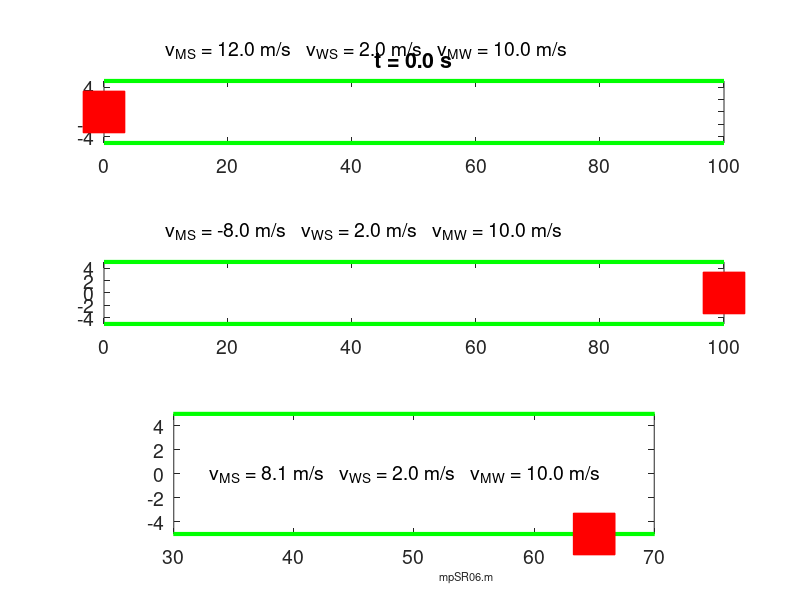

Source code (MATLAB): (Note: this script raises an error after producing the figure.)
% mpSR06.m
% 190622  Matlab R2018b

% SPECIAL RELATIVITY ANIMATIONS
% RELATIVE VELOCITIES
% Michelson-Morely Experiment
% Boat moving through water
% Observers Mary (M) on boat and Steve (S) on the bank of the river
% Frames of reference: Steve, Mary and Water

% DOING PHYSICS ONLINE 
%    ../mphome.htm
% Scripts
%     http://www.physics.usyd.edu.au/teach_res/mp/mscripts/

% VISUAL PHYSICS ONLINE
%    http://www.physics.usyd.edu.au/teach_res/hsp/sp/spHome.htm

% Documentation
%    http://www.physics.usyd.edu.au/teach_res/hsc/spP/mod7/m72B.htm

% Ian Cooper  ian.cooper@sydney.edu.au
% School of Physics, University of Sydney

close all
clear
clc

% ANIMATION and GIF file ==============================================
% Show and Save animation as a gif file (0 no)  (1 yes) for flagAG
    flagAG = 1;    
% file name for animated gif   
    ag_name = 'ag_SR.gif'; 
% Delay in seconds before displaying the next image  
    delay = 0.15;
    frame1 = 0;

% SETUP ===============================================================
% Steve: Fixed frame of reference (stationary)
% Mary:  Moving frame of reference (w.r.t Steve's frame)
% Water: Moving frame of referecne (w.r.t. Steve's frame)

% Number of time steps
  N = 101;
% Velocity Water w.r.t. Steve
  vWS = 2;
% Velocity Mary w.r.t. Water
  vMW = 10;
% Angle Mary w.r.t river bank [deg]
  theta = 160;
% Time 
  tMax = 10;
  t = linspace(0,tMax,N);
  dt = t(2) - t(1);
% Velocity Mary w.r.t. Steve
  vMS1 = vMW + vWS;                % Mary moving downstream
  vMS2 = -(vMW - vWS);             % Mary moving upstream
  vMSx = vMW * cosd(theta) + vWS;  % Mary across river
  vMSy = vMW * sind(theta);
  vMS3 = sqrt(vMSx^2 + vMSy^2);
  
% Position of Mary in boat 
  xM1 = 0    + vMS1 .*t;
  yM1 = zeros(N,1);
  xM2 = 100 + vMS2.*t;
  yM2 = zeros(N,1);
  
  xM3 = 65 + vMSx.*t;
  yM3 = -5 + vMSy.*t;
  indY = find(yM3 > 5,1);
  xM3(indY:N) = xM3(indY);
  yM3(yM3 > 5) = 5;
  
  
% GRAPHICS ============================================================
% Position of Steve / Mary / light pulses
 figure(1)
   pos = [0.35 0.2 0.4 0.7];
   set(gcf,'Units','normalized')
   set(gcf,'Position',pos)
   set(gcf,'color','w')
      
   for cc = 1 : N
   
   subplot(3,1,1)
     hold off
     plot([0 100],[5 5],'g','linewidth',3)  
     hold on
     
     plot([0 100],[-5 -5],'g','linewidth',3)  
     xP = xM1(cc); yP = yM1(cc);
     Hplot = plot(xP,yP,'sr');
     set(Hplot,'markerfacecolor','r','markersize',30)
     
     xlim([0 100])
     ylim([-5 5])
     
     txt = ['t = ' num2str(t(cc),'%2.1f') ' s' ];
     Htext = title(txt);
     set(Htext,'fontsize',14)
     
     txt = ['v_{MS} = ' num2str(vMS1,'%2.1f') ' m/s   v_{WS} = ' ...
         num2str(vWS,'%2.1f') ' m/s   v_{MW} = ' num2str(vMW,'%2.1f') ' m/s' ];
     Htext = text(10,10,txt);
     set(Htext,'fontsize',14)
     
     set(gca,'fontsize',14)
     axis equal
     
  subplot(3,1,2)
     hold off
     plot([0 100],[5 5],'g','linewidth',3)  
     hold on
     plot([0 100],[-5 -5],'g','linewidth',3)
     
     xP = xM2(cc); yP = yM2(cc);
     Hplot = plot(xP,yP,'sr');
     set(Hplot,'markerfacecolor','r','markersize',30)
     
     xlim([0 100])
     ylim([-5 5]) 
     
     txt = ['v_{MS} = ' num2str(vMS2,'%2.1f') ' m/s   v_{WS} = ' num2str(vWS,'%2.1f') ' m/s   v_{MW} = ' num2str(vMW,'%2.1f') ' m/s' ];
     Htext = text(10,10,txt);
     set(Htext,'fontsize',14)
     
     set(gca,'fontsize',14)
     axis equal
     
  subplot(3,1,3)
     hold off
     plot([0 100],[5 5],'g','linewidth',3)  
     hold on
     plot([0 100],[-5 -5],'g','linewidth',3)
     
     xP = xM3(cc); yP = yM3(cc);
     Hplot = plot(xP,yP,'sr');
     set(Hplot,'markerfacecolor','r','markersize',30)
     
     xlim([30 70])
     ylim([-5 5])  
     
     txt = ['v_{MS} = ' num2str(vMS3,'%2.1f') ' m/s   v_{WS} = ' num2str(vWS,'%2.1f') ' m/s   v_{MW} = ' num2str(vMW,'%2.1f') ' m/s' ];
     Htext = text(33,0,txt);
     set(Htext,'fontsize',14)
     
     
     set(gca,'fontsize',14)
     xlabel('                                   mpSR06.m','fontsize',8)
     axis equal                      
     
     pause(0.01)
      
% Save animation      
       frame1 = frame1 + 1;
       frame = getframe(1);
       im = frame2im(frame);
       [imind,cm] = rgb2ind(im,256);
       % On the first loop, create the file. In subsequent loops, append.
       if frame1 == 1
          imwrite(imind,cm,ag_name,'gif','DelayTime',delay,'loopcount',inf);
       else
          imwrite(imind,cm,ag_name,'gif','DelayTime',delay,'writemode','append');
       end
      
      
      hold off
   end
   
